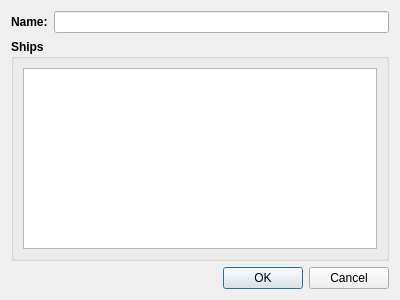
<?xml version="1.0" encoding="UTF-8"?>
<ui version="4.0">
 <class>GameConfigEditDialog</class>
 <widget class="QDialog" name="GameConfigEditDialog">
  <property name="geometry">
   <rect>
    <x>0</x>
    <y>0</y>
    <width>400</width>
    <height>300</height>
   </rect>
  </property>
  <property name="windowTitle">
   <string>Edit Game Configuration</string>
  </property>
  <layout class="QVBoxLayout" name="verticalLayout">
   <item>
    <layout class="QHBoxLayout" name="horizontalLayout">
     <item>
      <widget class="QLabel" name="label">
       <property name="font">
        <font>
         <weight>75</weight>
         <bold>true</bold>
        </font>
       </property>
       <property name="text">
        <string>Name:</string>
       </property>
      </widget>
     </item>
     <item>
      <widget class="QLineEdit" name="lineEditName"/>
     </item>
    </layout>
   </item>
   <item>
    <widget class="QGroupBox" name="groupBox">
     <property name="sizePolicy">
      <sizepolicy hsizetype="Expanding" vsizetype="Expanding">
       <horstretch>0</horstretch>
       <verstretch>0</verstretch>
      </sizepolicy>
     </property>
     <property name="font">
      <font>
       <weight>75</weight>
       <bold>true</bold>
      </font>
     </property>
     <property name="title">
      <string>Ships</string>
     </property>
     <layout class="QGridLayout" name="gridLayout">
      <item row="0" column="0">
       <widget class="QTableView" name="tableViewShips">
        <property name="font">
         <font>
          <weight>50</weight>
          <bold>false</bold>
         </font>
        </property>
        <attribute name="verticalHeaderVisible">
         <bool>false</bool>
        </attribute>
       </widget>
      </item>
     </layout>
    </widget>
   </item>
   <item>
    <widget class="QDialogButtonBox" name="buttonBox">
     <property name="standardButtons">
      <set>QDialogButtonBox::Cancel|QDialogButtonBox::Ok</set>
     </property>
    </widget>
   </item>
  </layout>
 </widget>
 <resources/>
 <connections/>
</ui>
